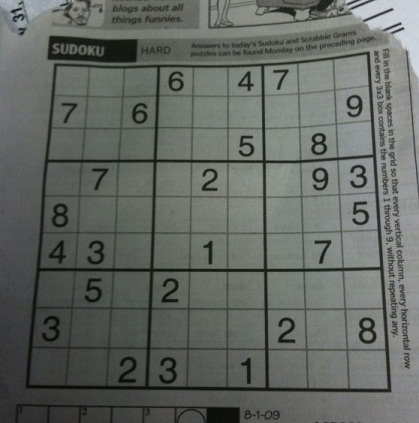
#> input picture image/sudoku-original.jpg, 419 x 423 px
$ python laplacian.py   (older library calls are emulated)
#> lines starting #> are read from the running program, lines starting #| are printed output that depends on the picture
import cv2
import numpy as np
import matplotlib.pyplot as plt

img = cv2.imread("../image/sudoku-original.jpg", 0)
#> img: shape (423, 419); min 5, max 218, mean 101.9

# Apply Laplacian with CV_8U
laplacian_8u = cv2.Laplacian(img, cv2.CV_8U, ksize=3)
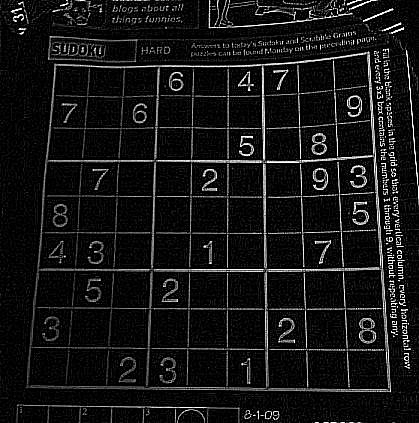
#> laplacian_8u: shape (423, 419); min 0, max 255, mean 20.9

# Apply Laplacian with CV_16U (unsigned 16-bit)
laplacian_16u = cv2.Laplacian(img, cv2.CV_16U, ksize=3)
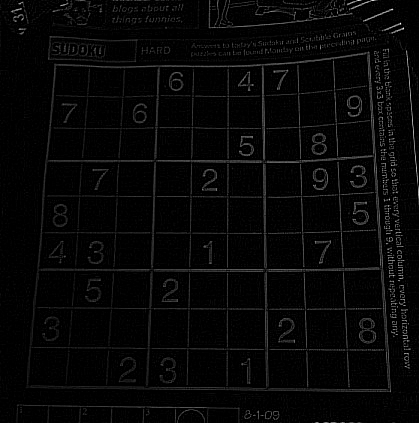
#> laplacian_16u: shape (423, 419) uint16; min 0, max 774, mean 21.5; drawn with min black and max white

# For display: scale the 16U result to 8U for visualization (optional, if needed)
# laplacian_16u_disp = cv2.convertScaleAbs(laplacian_16u)

# Display the results
plt.figure(figsize=(12, 4))

plt.subplot(1, 3, 1)
plt.imshow(img, cmap='gray')
plt.title('Original Image')
plt.axis('off')

plt.subplot(1, 3, 2)
plt.imshow(laplacian_8u, cmap='gray')
plt.title('Laplacian - CV_8U')
plt.axis('off')

plt.subplot(1, 3, 3)
plt.imshow(laplacian_16u, cmap='gray')
plt.title('Laplacian - CV_16U')
plt.axis('off')

plt.tight_layout()
plt.show()
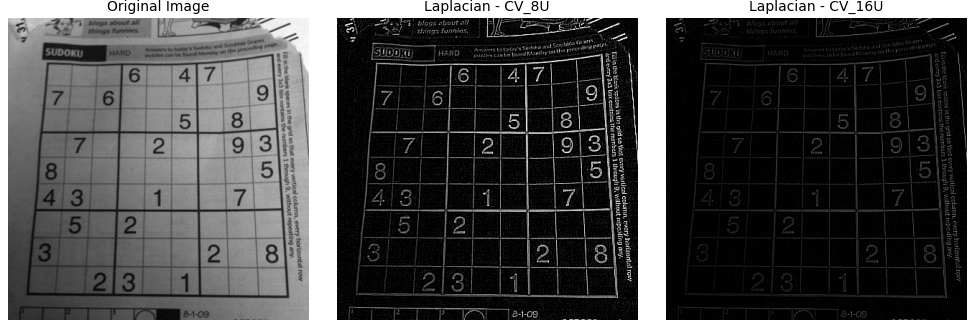
#> figure drawn by matplotlib, 3 panels

$ run again, with image/2.jpg copied over image/sudoku-original.jpg
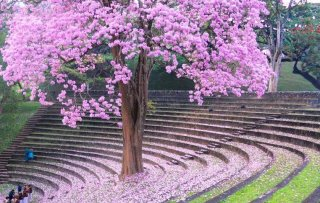
#> input picture image/2.jpg, 320 x 203 px
#> `laplacian_16u = cv2.Laplacian(img, cv2.CV_16U, ksize=3)`:
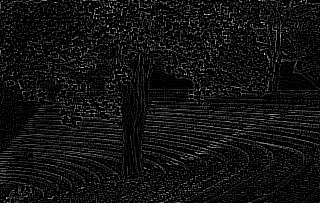
#> laplacian_16u: shape (203, 320) uint16; min 0, max 994, mean 71.9; drawn with min black and max white
#> `plt.show()`:
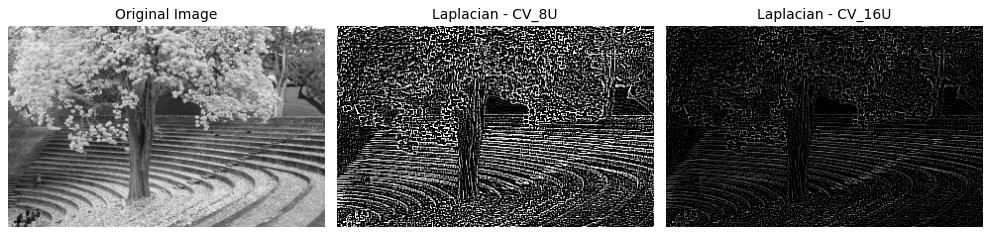
#> figure drawn by matplotlib, 3 panels

$ run again, with image/3.jpg copied over image/sudoku-original.jpg
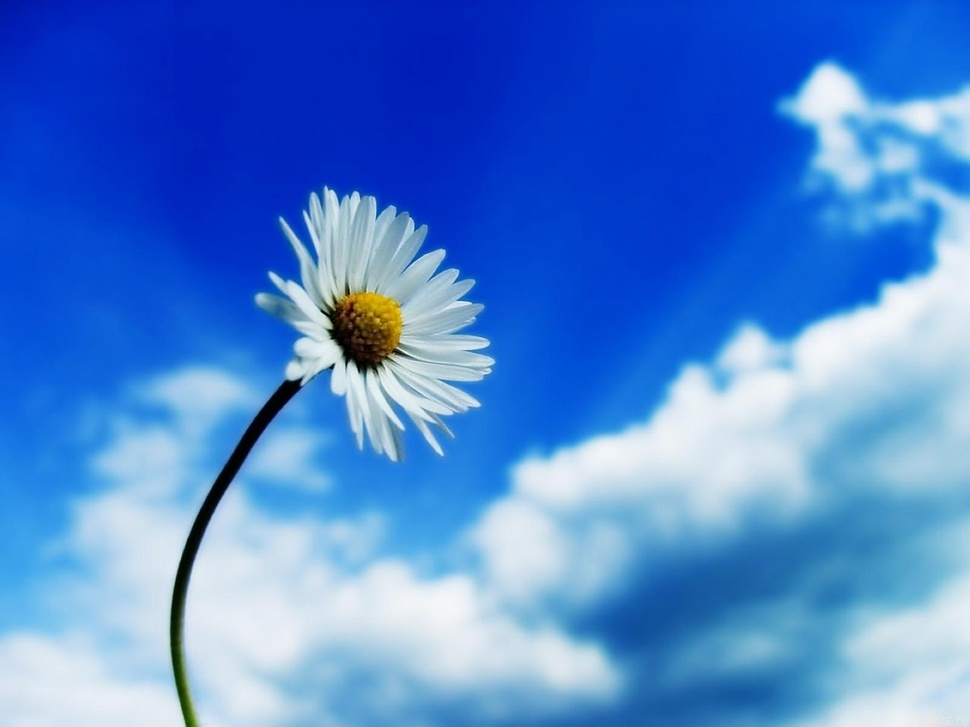
#> input picture image/3.jpg, 970 x 727 px, shrunk from 1600 x 1200 before the run
#> `laplacian_8u = cv2.Laplacian(img, cv2.CV_8U, ksize=3)`:
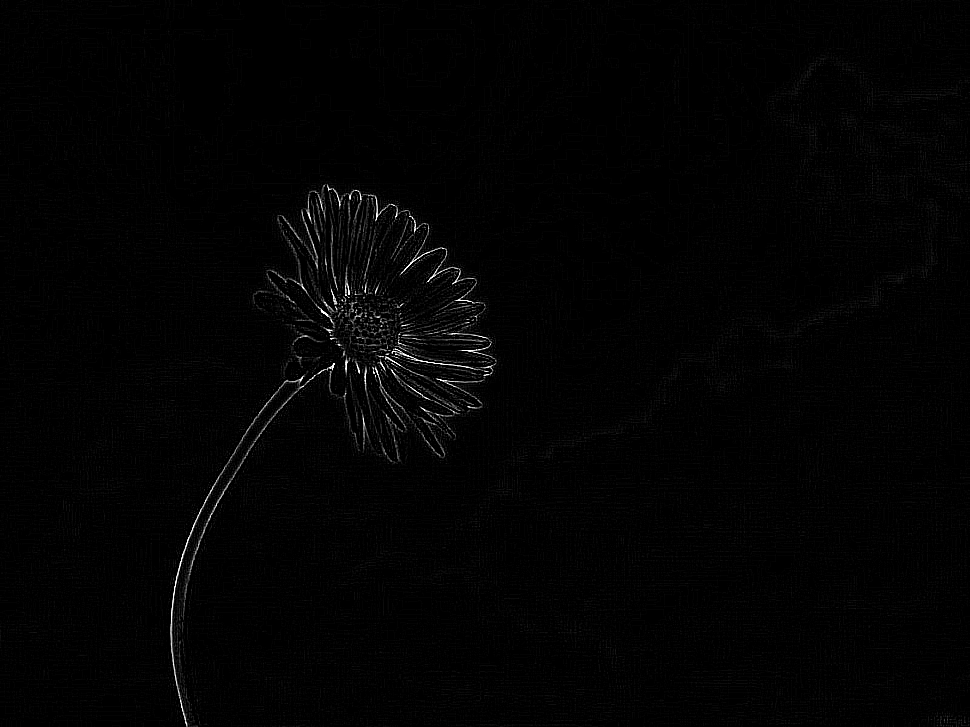
#> laplacian_8u: shape (727, 970); min 0, max 255, mean 3
#> `plt.show()`:
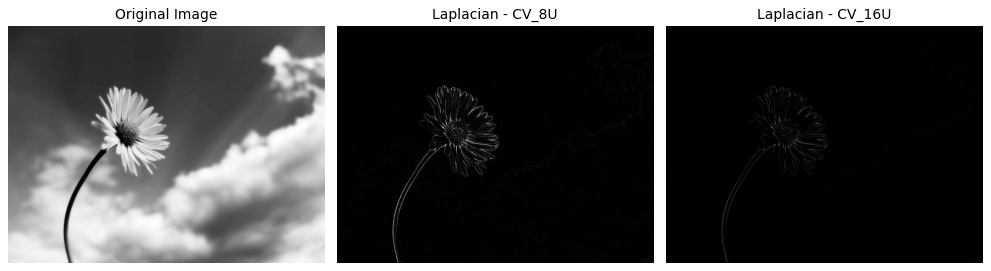
#> figure drawn by matplotlib, 3 panels
